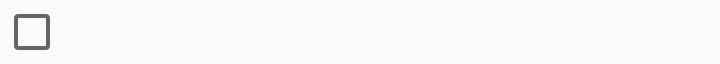
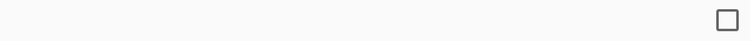

Compare how this app lays out the same screen by default and in its alternative resource folder. The renders come first, then the two layout files and the values they reference.
<!-- AndroidManifest.xml: application theme AppTheme -->
<!-- res/layout/workauthorization_item_lay.xml -->
<?xml version="1.0" encoding="utf-8"?>
<LinearLayout xmlns:android="http://schemas.android.com/apk/res/android"
    android:orientation="vertical" android:layout_width="match_parent"
    android:layout_height="wrap_content">


            <android.support.v7.widget.AppCompatCheckBox
                android:id="@+id/checkbox_user"
                android:layout_width="match_parent"
                android:layout_height="wrap_content"
                android:padding="2dp"
                android:textSize="14dp"
                android:layout_marginRight="2dp"
                android:textColor="@color/black"
                />


</LinearLayout>
<!-- resources referenced by this layout -->
<resources>
  <color name="black">#000000</color>
  <style name="AppTheme" parent="Theme.AppCompat.Light.DarkActionBar">
          
          <item name="colorPrimary">@color/colorPrimary</item>
          <item name="colorPrimaryDark">@color/colorPrimaryDark</item>
          <item name="colorAccent">@color/colorAccent</item>
      </style>
  <color name="colorPrimary">#9E9E9E</color>
  <color name="colorPrimaryDark">#303F9F</color>
  <color name="colorAccent">#FF4081</color>
</resources>
<!-- res/layout-sw600dp/workauthorization_item_lay.xml (the repository's variant of the layout above) -->
<!-- drawn on a 7-inch tablet held upright -->
<?xml version="1.0" encoding="utf-8"?>
<LinearLayout
    xmlns:android="http://schemas.android.com/apk/res/android"
    xmlns:tools="http://schemas.android.com/tools"
    android:layout_width="match_parent"
    android:layout_height="wrap_content"
    android:orientation="vertical">

    <android.support.v7.widget.AppCompatCheckBox
        android:id="@+id/checkbox_user"
        android:layout_width="match_parent"
        android:layout_height="wrap_content"
        android:textSize="16dp"
        android:padding="6dp"
        android:layoutDirection="rtl"
        android:layout_marginRight="2dp"
        android:textColor="@color/black"
        />
    <TextView
        android:id="@+id/txt_others"
        android:layout_width="wrap_content"
        android:layout_height="wrap_content"
        tools:text="others"
        android:textColor="@color/red"
        android:visibility="gone"
        android:textSize="16dp"/>
</LinearLayout>
<!-- resources referenced by the variant -->
<!-- as a 7-inch tablet held upright resolves them -->
<resources>
  <color name="black">#000000</color>
  <color name="red">#F05050</color>
  <!-- from res/values-sw600dp/ -->
  <style name="AppTheme" parent="Theme.AppCompat.Light.DarkActionBar">
          
          <item name="colorPrimary">@color/colorPrimary</item>
          <item name="colorPrimaryDark">@color/colorPrimaryDark</item>
          <item name="colorAccent">@color/colorAccent</item>
      </style>
  <color name="colorPrimary">#9E9E9E</color>
  <color name="colorPrimaryDark">#303F9F</color>
  <color name="colorAccent">#FF4081</color>
</resources>
